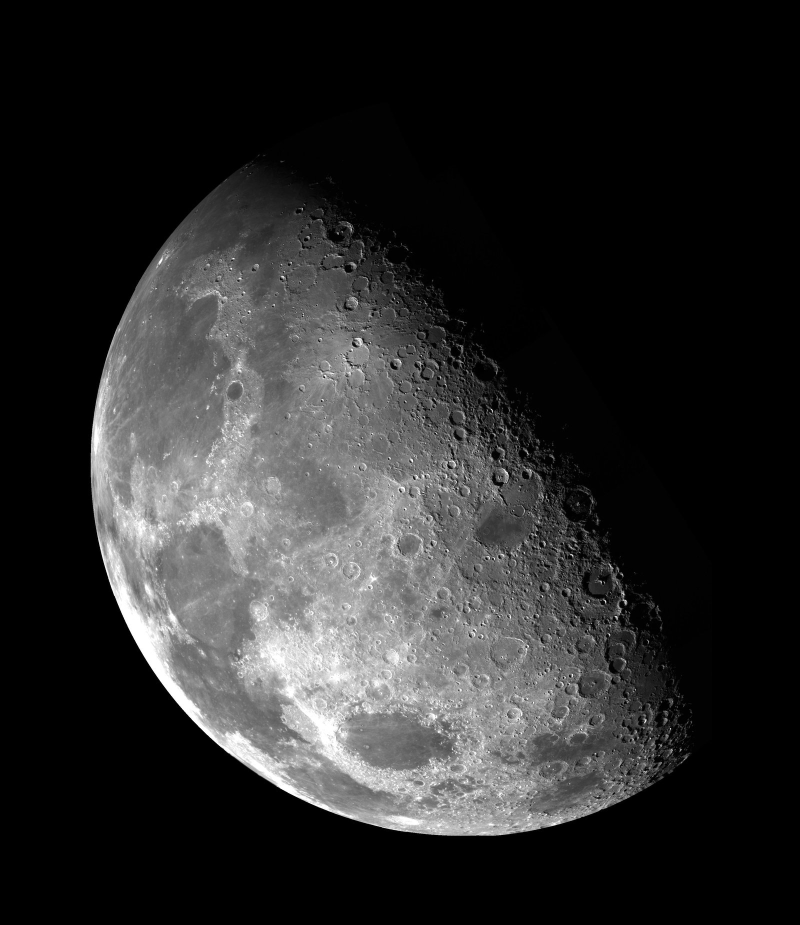
#> input picture moon.jpg, 1600 x 1849 px (shown at 1/2 size)
$ python my_imfilter4.py
#> lines starting #> are read from the running program, lines starting #| are printed output that depends on the picture
from PIL import Image, ImageOps
import numpy as np
import matplotlib.pyplot as plt

# Function to load the image without resizing and converting to grayscale
def load_image(image_path):
#> called with image_path = 'moon.jpg'
    image = Image.open(image_path)
#> image is the input picture: PIL image 1600x1849 L; min 0, max 255, mean 42.8
    image = ImageOps.grayscale(image)
    image = image.resize(size=(256,256))
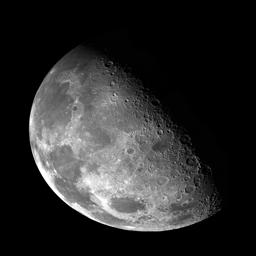
#> image: PIL image 256x256 L; min 0, max 255, mean 42.9
#| (256, 256)
    image_array = np.array(image)
    return image_array

# Function to apply a sharpen, smooth, or Laplacian filter to an input image with specified padding
def my_imfilter(s, filter_type, pad_type='valid'):
    # Define the filters for sharpen, smooth, and Laplacian
#> called with filter_type = 'smooth', pad_type = 'replicate'
    sharpen_filter = np.array([[0, -1, 0], [-1, 5, -1], [0, -1, 0]])
    smooth_filter = np.array([[1, 1, 1], [1, 1, 1], [1, 1, 1]]) / 9.0
    laplacian_filter = np.array([[-1, -1, -1], [-1, 8, -1], [-1, -1, -1]])

    # Choose the appropriate filter based on filter_type
    if filter_type == 'sharpen':
        filt = sharpen_filter
    elif filter_type == 'smooth':
        filt = smooth_filter
    elif filter_type == 'laplacian':
        filt = laplacian_filter
    else:
        raise ValueError("Invalid filter type. Supported types are 'sharpen', 'smooth', and 'laplacian'.")

    # Get the size of the input image and the filter
    h, w = s.shape
#> h = 256; w = 256
    fh, fw = filt.shape

    # Check if the filter is odd-sized (required for correct centering during convolution)
    if fh % 2 == 0 or fw % 2 == 0:
        raise ValueError("The filter dimensions must be odd-sized.")

    # Calculate padding size (use fh // 2 for both dimensions)
    pad_size_h = fh // 2
    pad_size_w = fw // 2

    # Apply padding to the input image based on the specified padding type
    if pad_type == 'zero':
        s_padded = np.pad(s, ((pad_size_h, pad_size_h), (pad_size_w, pad_size_w)), 'constant', constant_values=0)
    elif pad_type == 'replicate':
        s_padded = np.pad(s, ((pad_size_h, pad_size_h), (pad_size_w, pad_size_w)), 'edge')
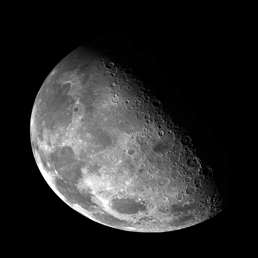
#> s_padded: shape (258, 258); min 0, max 255, mean 42.2
    elif pad_type == 'reflect':
        s_padded = np.pad(s, ((pad_size_h, pad_size_h), (pad_size_w, pad_size_w)), 'reflect')
    else:
        # If pad_type is 'valid', perform convolution without padding
        s_padded = s

    # Initialize the result array
    result = np.zeros_like(s)

    # Apply convolution with padding
    for i in range(h):
        for j in range(w):
            # Extract the region of interest from the padded image
            roi = s_padded[i:i+fh, j:j+fw]
            # Perform element-wise multiplication between the filter and the ROI
            filtered_roi = roi * filt
            # Sum the elements to get the convolution result
            result[i, j] = np.sum(filtered_roi)


    return result

# Example usage:
# Replace 'input_image.jpg' with the path to your image
image_path = 'moon.jpg'
original_image = load_image(image_path)

# Check the shape of the original image array
print(original_image.shape)

filter_type = 'smooth'  # Choose 'sharpen', 'smooth', or 'laplacian'
pad_type = 'replicate'  # Choose 'zero', 'replicate', or 'reflect'

# Apply the filter using the my_imfilter function
filtered_image = my_imfilter(original_image, filter_type, pad_type)

# Normalize pixel values for display
filtered_image_normalized = ((filtered_image - filtered_image.min()) / (filtered_image.max() - filtered_image.min())) * 255

# Convert the normalized image to integer values in the [0, 255] range
filtered_image_normalized = filtered_image_normalized.astype(np.uint8)

# Show the original and filtered images side by side
plt.subplot(1, 2, 1)
plt.imshow(original_image, cmap='gray')
plt.title('Original Image')

plt.subplot(1, 2, 2)
plt.imshow(filtered_image_normalized, cmap='gray')
plt.title('Filtered Image')

plt.show()
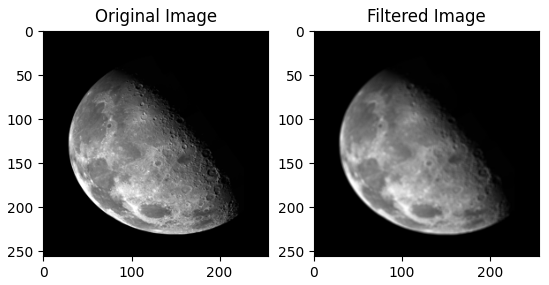
#> figure drawn by matplotlib, 2 panels
